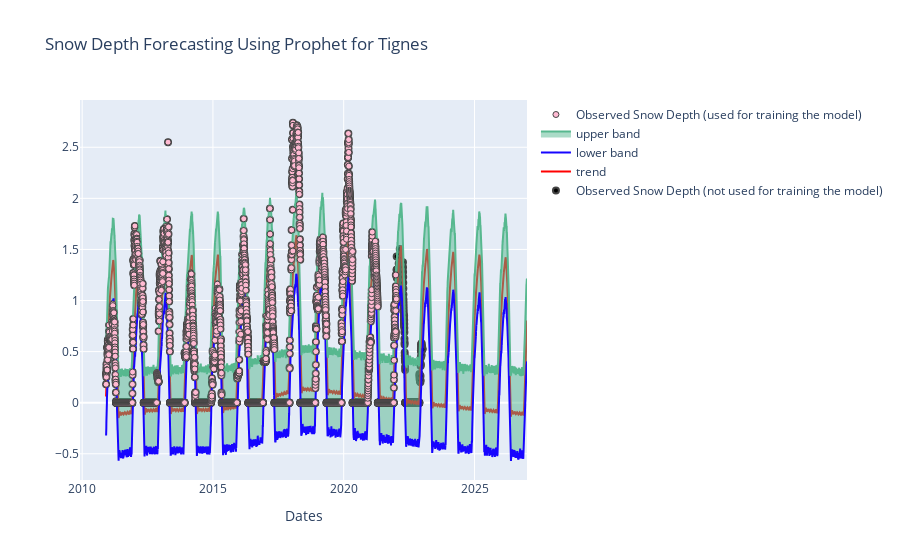

Notebook source saved alongside this figure:
### Markdown cell above
## Forecasting Snow Depth
The dataframe is used to train the prophet model and to predict daily snow depth (ht_neige) for the next five years for [Tignes](https://www.tignes.net/) ski resort. A logistic growth trend model with a lower cap of 0, a higher cap of 5 and a yearly seasonality is used. Indeed, we have not observed any patterns at week and daily levels when analysing the data. The results are visualized with [Plotly](https://plotly.com/python/).

### Code cell
from prophet import Prophet
from plotly import graph_objs as go
from plotly.offline import init_notebook_mode
import plotly.offline as py
import warnings

warnings.simplefilter(action='ignore', category=FutureWarning)

init_notebook_mode(connected=True)

TARGET_KEY = 'ht_neige'
SKI_RESORT = 'Tignes'
CAP = 5
FLOOR = 0

# Data preparation
dailyDataframe = finalMeasurements.loc[
    finalMeasurements.numer_sta == int(stations.loc[stations.Nom == SKI_RESORT]['ID'])]
dailyDataframe = dailyDataframe[dailyDataframe[TARGET_KEY] != 'mq']  # Remove missing values

dailyDataframe['date'] = pandas.to_datetime(dailyDataframe['date'])
dailyDataframe[TARGET_KEY] = pandas.to_numeric(dailyDataframe[TARGET_KEY], errors='ignore')

# Detect start and end date of measurements every ski seasons
years = dailyDataframe['date'].dt.year.unique()
minMaxMeasurementDate = []
for year in sorted(years[:-1]):
    minMaxMeasurementDate.append((dailyDataframe[dailyDataframe['date'] > f'{year}-09-01']['date'].min(),
                                  dailyDataframe[dailyDataframe['date'] < f'{year + 1}-06-01']['date'].max()))

# Interpolate missing values within the season
dailyDataframe = dailyDataframe.set_index('date').resample('D').mean().interpolate()

# Fill with 0 when outside measurement range
dailyDataframe.reset_index(drop=False, inplace=True)
for index in range(1, len(minMaxMeasurementDate)):
    dailyDataframe.loc[
        ((minMaxMeasurementDate[index][0] > dailyDataframe.date) & (
                    dailyDataframe.date > minMaxMeasurementDate[index - 1][1])), TARGET_KEY] = 0

dailyDataframe = dailyDataframe[['date', TARGET_KEY]]
dailyDataframe = dailyDataframe.rename(columns={'date': 'ds', TARGET_KEY: 'y'})

# Model fitting and forecasting
df0 = dailyDataframe.copy()
dailyDataframe = dailyDataframe[:-365]
prophetModelDataframe = Prophet(growth='logistic', daily_seasonality=False, weekly_seasonality=False)
dailyDataframe['cap'] = CAP
dailyDataframe['floor'] = FLOOR
prophetModelDataframe.fit(dailyDataframe)
forecastedDataframe = prophetModelDataframe.make_future_dataframe(periods=1825)
forecastedDataframe['cap'] = CAP
forecastedDataframe['floor'] = FLOOR
forecastedDataframe = prophetModelDataframe.predict(forecastedDataframe)

# Results visualisation
trace = go.Scatter(
    name='Observed Snow Depth (used for training the model)',
    mode='markers',
    x=list(forecastedDataframe['ds']),
    y=list(dailyDataframe['y']),
    marker=dict(
        color='#FFBAD2',
        line=dict(width=1)
    )
)

trace1 = go.Scatter(
    name='trend',
    mode='lines',
    x=list(forecastedDataframe['ds']),
    y=list(forecastedDataframe['yhat']),
    marker=dict(
        color='red',
        line=dict(width=3)
    )
)

upper_band = go.Scatter(
    name='upper band',
    mode='lines',
    x=list(forecastedDataframe['ds']),
    y=list(forecastedDataframe['yhat_upper']),
    line=dict(color='#57b88f'),
    fill='tonexty'
)

lower_band = go.Scatter(
    name='lower band',
    mode='lines',
    x=list(forecastedDataframe['ds']),
    y=list(forecastedDataframe['yhat_lower']),
    line=dict(color='#1705ff')
)

tracex = go.Scatter(
    name='Observed Snow Depth (not used for training the model)',
    mode='markers',
    x=list(df0['ds']),
    y=list(df0['y']),
    marker=dict(
        color='black',
        line=dict(width=2)
    )
)

data = [tracex, trace1, lower_band, upper_band, trace]

layout = dict(title=f'Snow Depth Forecasting Using Prophet for {SKI_RESORT}',
              xaxis=dict(title='Dates', ticklen=2, zeroline=True))

figure = dict(data=data, layout=layout)
py.offline.iplot(figure)

### Figure 1 — Plotly figure (JSON) as saved in the notebook; plotly's stock layout.template omitted (floating-point values rounded to 4 significant figures; data arrays with more than 128 entries replaced by an {"elided": "..."} marker saying what was removed)
{"data": [{"marker": {"color": "black", "line": {"width": 2}}, "mode": "markers", "name": "Observed Snow Depth (not used for training the model)", "x": {"elided": "4419 str values"}, "y": {"elided": "4419 float values"}, "type": "scatter"}, {"marker": {"color": "red", "line": {"width": 3}}, "mode": "lines", "name": "trend", "x": {"elided": "5879 str values"}, "y": {"elided": "5879 float values"}, "type": "scatter"}, {"line": {"color": "#1705ff"}, "mode": "lines", "name": "lower band", "x": {"elided": "5879 str values"}, "y": {"elided": "5879 float values"}, "type": "scatter"}, {"fill": "tonexty", "line": {"color": "#57b88f"}, "mode": "lines", "name": "upper band", "x": {"elided": "5879 str values"}, "y": {"elided": "5879 float values"}, "type": "scatter"}, {"marker": {"color": "#FFBAD2", "line": {"width": 1}}, "mode": "markers", "name": "Observed Snow Depth (used for training the model)", "x": {"elided": "5879 str values"}, "y": {"elided": "4054 float values"}, "type": "scatter"}], "layout": {"title": {"text": "Snow Depth Forecasting Using Prophet for Tignes"}, "xaxis": {"ticklen": 2, "title": {"text": "Dates"}, "zeroline": true}}}
